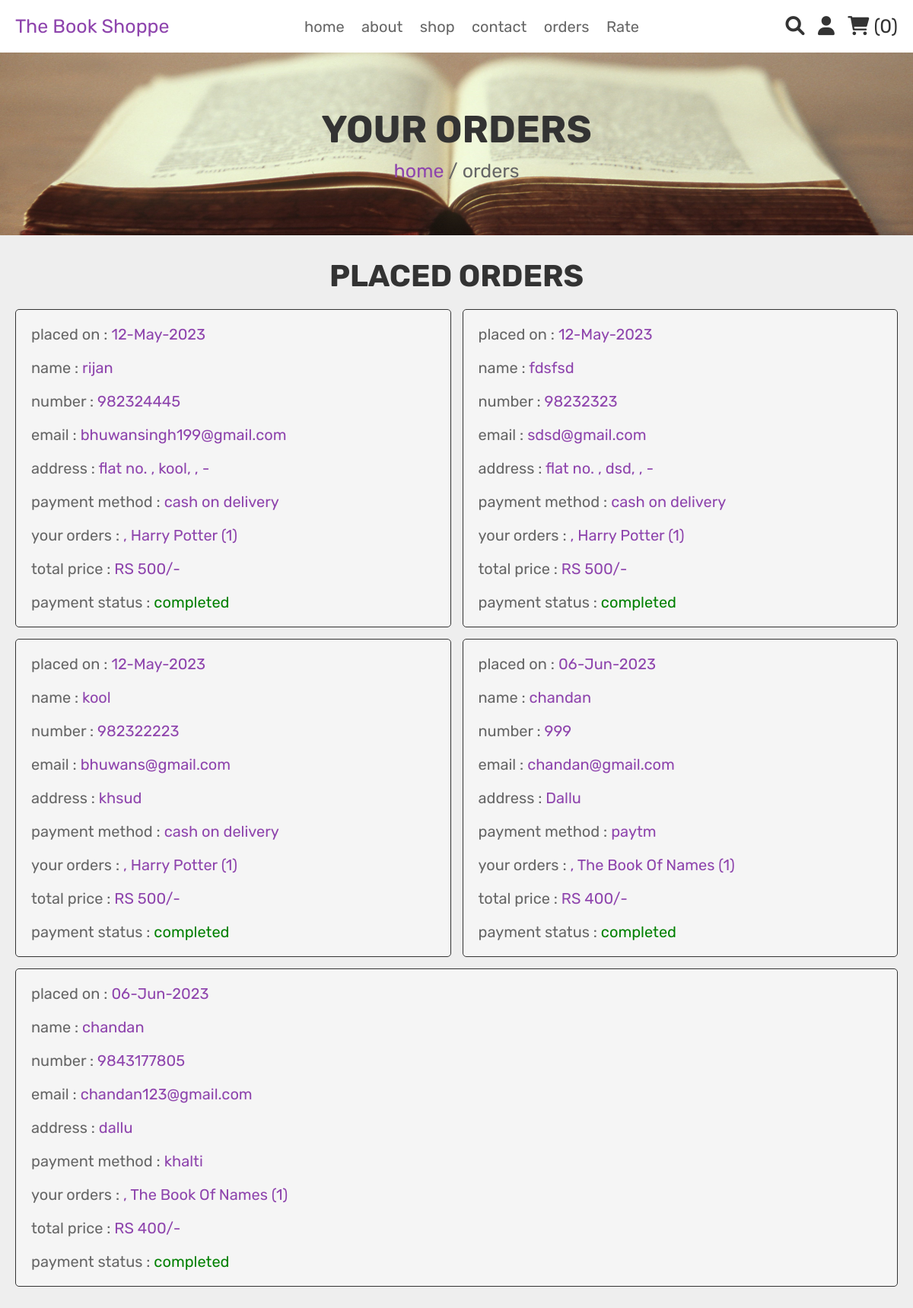
The app's page /orders.php (signed in) with its own data.
### tables this page shows
CREATE TABLE `orders` (
  `id` int(100) NOT NULL AUTO_INCREMENT,
  `user_id` int(100) NOT NULL,
  `name` varchar(100) NOT NULL,
  `number` varchar(12) NOT NULL,
  `email` varchar(100) NOT NULL,
  `method` varchar(50) NOT NULL,
  `address` varchar(500) NOT NULL,
  `total_products` varchar(1000) NOT NULL,
  `total_price` int(100) NOT NULL,
  `placed_on` varchar(50) NOT NULL,
  `payment_status` varchar(20) NOT NULL DEFAULT 'pending',
  PRIMARY KEY (`id`),
  FOREIGN KEY (`user_id`) REFERENCES `users`(`id`) ON DELETE CASCADE
);

### orders.php (the view, shortened to what this page needs)
<?php
include 'config.php';
$user_id = $_SESSION['user_id'];
?>
<!DOCTYPE html>
<html lang="en">
<head>
   <link rel="stylesheet" href="https://cdnjs.cloudflare.com/ajax/libs/font-awesome/6.0.0/css/all.min.css">
   <link rel="stylesheet" href="css/style.css">
</head>
<body>
   <?php include 'header.php'; ?>
   <div class="heading">
      <h3>your orders</h3>
      <p> <a href="home.php">home</a> / orders </p>
   </div>
   <section class="placed-orders">
      <h1 class="title">placed orders</h1>
      <div class="box-container">
         <?php
         $order_query = mysqli_query($conn, "SELECT * FROM `orders` WHERE user_id = '$user_id'") or die('query failed');
         if (mysqli_num_rows($order_query) > 0) {
            while ($fetch_orders = mysqli_fetch_assoc($order_query)) {
               ?>
               <div class="box">
                  <p> placed on : <span>
                        <?php echo $fetch_orders['placed_on']; ?>
                     </span> </p>
                  <p> name : <span>
                        <?php echo $fetch_orders['name']; ?>
                     </span> </p>
                  <p> number : <span>
                        <?php echo $fetch_orders['number']; ?>
                     </span> </p>
                  <p> email : <span>
                        <?php echo $fetch_orders['email']; ?>
                     </span> </p>
                  <p> address : <span>
                        <?php echo $fetch_orders['address']; ?>
                     </span> </p>
                  <p> payment method : <span>
                        <?php echo $fetch_orders['method']; ?>
                     </span> </p>
                  <p> your orders : <span>
                        <?php echo $fetch_orders['total_products']; ?>
                     </span> </p>
                  <p> total price : <span>RS
                        <?php echo $fetch_orders['total_price']; ?>/-
                     </span> </p>
                  <p> payment status : <span
                        style="color:<?php if ($fetch_orders['payment_status'] == 'pending') {
                           echo 'red';
                        } else {
                           echo 'green';
                        } ?>;"><?php echo $fetch_orders['payment_status']; ?></span> </p>
               </div>
               <?php
            }
         } else {
            echo '<p class="empty">no orders placed yet!</p>';
         }
         ?>
      </div>
   </section>
</body>
</html>

### css/style.css (style rules this page uses)
:root { --purple:#8e44ad; --red:#c0392b; --orange:#f39c12; --black:#333; --white:#fff; --light-color:#666; --light-white:#ccc; --light-bg:#f5f5f5; --border:.1rem solid var(--black); --box-shadow:0 .5rem 1rem rgba(0,0,0,.1); }
* { font-family: 'Rubik', sans-serif; margin:0; padding:0; box-sizing: border-box; outline: none; border:none; text-decoration: none; transition:all .2s linear; }
html { font-size: 62.5%; overflow-x: hidden; }
section { padding:3rem 2rem; }
.title { text-align: center; margin-bottom: 2rem; text-transform: uppercase; color:var(--black); font-size: 4rem; }
.heading { min-height: 30vh; display: flex; flex-flow: column; align-items: center; justify-content: center; gap:1rem; background: url(../images/kool2.jpg) no-repeat; background-size: cover; background-position: center; text-align: center; }
.heading h3 { font-size: 5rem; color:var(--black); text-transform: uppercase; }
.heading p { font-size: 2.5rem; color:var(--light-color); }
.heading p a { color:var(--purple); }
.placed-orders .box-container { max-width: 1200px; margin:0 auto; display:flex; flex-wrap: wrap; align-items: center; gap:1.5rem; }
.placed-orders .box-container .box { flex:1 1 40rem; border-radius: .5rem; padding:2rem; border:var(--border); background-color: var(--light-bg); padding:1rem 2rem; }
.placed-orders .box-container .box p { padding:1rem 0; font-size: 2rem; color:var(--light-color); }
.placed-orders .box-container .box p span { color:var(--purple); }
body { background-color: #eee; }

### records on screen
orders: placed_on "12-May-2023", name "rijan", number "982324445", email "bhuwansingh199@gmail.com", address "flat no. , kool, , -", method "cash on delivery", total_products ", Harry Potter (1)", total_price "500", payment_status "completed"
orders: placed_on "12-May-2023", name "fdsfsd", number "98232323", email "sdsd@gmail.com", address "flat no. , dsd, , -", method "cash on delivery", total_products ", Harry Potter (1)", total_price "500", payment_status "completed"
orders: placed_on "12-May-2023", name "kool", number "982322223", email "bhuwans@gmail.com", address "khsud", method "cash on delivery", total_products ", Harry Potter (1)", total_price "500", payment_status "completed"
orders: placed_on "06-Jun-2023", name "chandan", number "999", email "chandan@gmail.com", address "Dallu", method "paytm", total_products ", The Book Of Names (1)", total_price "400", payment_status "completed"
orders: placed_on "06-Jun-2023", name "chandan", number "9843177805", email "chandan123@gmail.com", address "dallu", method "khalti", total_products ", The Book Of Names (1)", total_price "400", payment_status "completed"

### other values on screen
$cart_rows_number "0"
